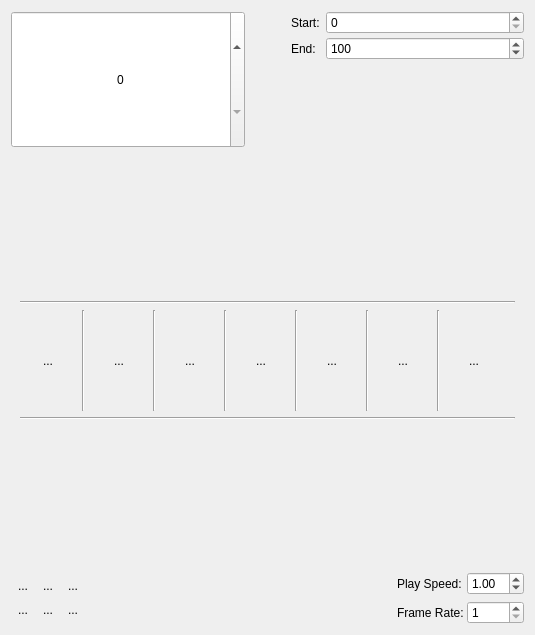
<?xml version="1.0" encoding="UTF-8"?>
<ui version="4.0">
 <class>WdgAnimation</class>
 <widget class="QWidget" name="WdgAnimation">
  <property name="geometry">
   <rect>
    <x>0</x>
    <y>0</y>
    <width>535</width>
    <height>635</height>
   </rect>
  </property>
  <layout class="QVBoxLayout" name="verticalLayout_3">
   <item>
    <layout class="QHBoxLayout" name="horizontalLayout_2">
     <item>
      <widget class="KisIntParseSpinBox" name="intCurrentTime">
       <property name="sizePolicy">
        <sizepolicy hsizetype="Expanding" vsizetype="Expanding">
         <horstretch>0</horstretch>
         <verstretch>0</verstretch>
        </sizepolicy>
       </property>
       <property name="alignment">
        <set>Qt::AlignCenter</set>
       </property>
       <property name="maximum">
        <number>10000</number>
       </property>
      </widget>
     </item>
     <item>
      <spacer name="horizontalSpacer_3">
       <property name="orientation">
        <enum>Qt::Horizontal</enum>
       </property>
       <property name="sizeType">
        <enum>QSizePolicy::Fixed</enum>
       </property>
       <property name="sizeHint" stdset="0">
        <size>
         <width>40</width>
         <height>20</height>
        </size>
       </property>
      </spacer>
     </item>
     <item>
      <layout class="QFormLayout" name="formLayout">
       <property name="horizontalSpacing">
        <number>6</number>
       </property>
       <property name="verticalSpacing">
        <number>3</number>
       </property>
       <item row="0" column="0">
        <widget class="QLabel" name="label">
         <property name="text">
          <string>Start:</string>
         </property>
        </widget>
       </item>
       <item row="0" column="1">
        <widget class="KisIntParseSpinBox" name="spinFromFrame">
         <property name="sizePolicy">
          <sizepolicy hsizetype="Expanding" vsizetype="Fixed">
           <horstretch>0</horstretch>
           <verstretch>0</verstretch>
          </sizepolicy>
         </property>
         <property name="maximum">
          <number>10000</number>
         </property>
        </widget>
       </item>
       <item row="1" column="0">
        <widget class="QLabel" name="label_2">
         <property name="text">
          <string>End:</string>
         </property>
        </widget>
       </item>
       <item row="1" column="1">
        <widget class="KisIntParseSpinBox" name="spinToFrame">
         <property name="sizePolicy">
          <sizepolicy hsizetype="Expanding" vsizetype="Fixed">
           <horstretch>0</horstretch>
           <verstretch>0</verstretch>
          </sizepolicy>
         </property>
         <property name="maximum">
          <number>10000</number>
         </property>
         <property name="value">
          <number>100</number>
         </property>
        </widget>
       </item>
      </layout>
     </item>
    </layout>
   </item>
   <item>
    <spacer name="verticalSpacer">
     <property name="orientation">
      <enum>Qt::Vertical</enum>
     </property>
     <property name="sizeHint" stdset="0">
      <size>
       <width>20</width>
       <height>40</height>
      </size>
     </property>
    </spacer>
   </item>
   <item>
    <widget class="QFrame" name="frame">
     <property name="sizePolicy">
      <sizepolicy hsizetype="Preferred" vsizetype="Minimum">
       <horstretch>0</horstretch>
       <verstretch>0</verstretch>
      </sizepolicy>
     </property>
     <property name="frameShape">
      <enum>QFrame::NoFrame</enum>
     </property>
     <property name="frameShadow">
      <enum>QFrame::Raised</enum>
     </property>
     <layout class="QVBoxLayout" name="verticalLayout_2">
      <item>
       <widget class="Line" name="line_7">
        <property name="orientation">
         <enum>Qt::Horizontal</enum>
        </property>
       </widget>
      </item>
      <item>
       <layout class="QHBoxLayout" name="horizontalLayout">
        <item>
         <widget class="QToolButton" name="btnFirstFrame">
          <property name="sizePolicy">
           <sizepolicy hsizetype="Maximum" vsizetype="Maximum">
            <horstretch>0</horstretch>
            <verstretch>0</verstretch>
           </sizepolicy>
          </property>
          <property name="text">
           <string>...</string>
          </property>
          <property name="autoRaise">
           <bool>true</bool>
          </property>
         </widget>
        </item>
        <item>
         <widget class="Line" name="line">
          <property name="sizePolicy">
           <sizepolicy hsizetype="Fixed" vsizetype="Expanding">
            <horstretch>0</horstretch>
            <verstretch>0</verstretch>
           </sizepolicy>
          </property>
          <property name="frameShadow">
           <enum>QFrame::Sunken</enum>
          </property>
          <property name="orientation">
           <enum>Qt::Vertical</enum>
          </property>
         </widget>
        </item>
        <item>
         <widget class="QToolButton" name="btnPreviousKeyFrame">
          <property name="sizePolicy">
           <sizepolicy hsizetype="Maximum" vsizetype="Maximum">
            <horstretch>0</horstretch>
            <verstretch>0</verstretch>
           </sizepolicy>
          </property>
          <property name="text">
           <string>...</string>
          </property>
          <property name="autoRaise">
           <bool>true</bool>
          </property>
         </widget>
        </item>
        <item>
         <widget class="Line" name="line_2">
          <property name="sizePolicy">
           <sizepolicy hsizetype="Fixed" vsizetype="Expanding">
            <horstretch>0</horstretch>
            <verstretch>0</verstretch>
           </sizepolicy>
          </property>
          <property name="frameShadow">
           <enum>QFrame::Sunken</enum>
          </property>
          <property name="orientation">
           <enum>Qt::Vertical</enum>
          </property>
         </widget>
        </item>
        <item>
         <widget class="QToolButton" name="btnPreviousFrame">
          <property name="sizePolicy">
           <sizepolicy hsizetype="Maximum" vsizetype="Maximum">
            <horstretch>0</horstretch>
            <verstretch>0</verstretch>
           </sizepolicy>
          </property>
          <property name="text">
           <string>...</string>
          </property>
          <property name="autoRaise">
           <bool>true</bool>
          </property>
         </widget>
        </item>
        <item>
         <widget class="Line" name="line_3">
          <property name="sizePolicy">
           <sizepolicy hsizetype="Fixed" vsizetype="Expanding">
            <horstretch>0</horstretch>
            <verstretch>0</verstretch>
           </sizepolicy>
          </property>
          <property name="frameShadow">
           <enum>QFrame::Sunken</enum>
          </property>
          <property name="orientation">
           <enum>Qt::Vertical</enum>
          </property>
         </widget>
        </item>
        <item>
         <widget class="QToolButton" name="btnPlay">
          <property name="sizePolicy">
           <sizepolicy hsizetype="Maximum" vsizetype="Maximum">
            <horstretch>0</horstretch>
            <verstretch>0</verstretch>
           </sizepolicy>
          </property>
          <property name="text">
           <string>...</string>
          </property>
          <property name="autoRaise">
           <bool>true</bool>
          </property>
         </widget>
        </item>
        <item>
         <widget class="Line" name="line_4">
          <property name="sizePolicy">
           <sizepolicy hsizetype="Fixed" vsizetype="Expanding">
            <horstretch>0</horstretch>
            <verstretch>0</verstretch>
           </sizepolicy>
          </property>
          <property name="frameShadow">
           <enum>QFrame::Sunken</enum>
          </property>
          <property name="orientation">
           <enum>Qt::Vertical</enum>
          </property>
         </widget>
        </item>
        <item>
         <widget class="QToolButton" name="btnNextFrame">
          <property name="sizePolicy">
           <sizepolicy hsizetype="Maximum" vsizetype="Maximum">
            <horstretch>0</horstretch>
            <verstretch>0</verstretch>
           </sizepolicy>
          </property>
          <property name="text">
           <string>...</string>
          </property>
          <property name="autoRaise">
           <bool>true</bool>
          </property>
         </widget>
        </item>
        <item>
         <widget class="Line" name="line_5">
          <property name="sizePolicy">
           <sizepolicy hsizetype="Fixed" vsizetype="Expanding">
            <horstretch>0</horstretch>
            <verstretch>0</verstretch>
           </sizepolicy>
          </property>
          <property name="frameShadow">
           <enum>QFrame::Sunken</enum>
          </property>
          <property name="orientation">
           <enum>Qt::Vertical</enum>
          </property>
         </widget>
        </item>
        <item>
         <widget class="QToolButton" name="btnNextKeyFrame">
          <property name="sizePolicy">
           <sizepolicy hsizetype="Maximum" vsizetype="Maximum">
            <horstretch>0</horstretch>
            <verstretch>0</verstretch>
           </sizepolicy>
          </property>
          <property name="text">
           <string>...</string>
          </property>
          <property name="autoRaise">
           <bool>true</bool>
          </property>
         </widget>
        </item>
        <item>
         <widget class="Line" name="line_6">
          <property name="sizePolicy">
           <sizepolicy hsizetype="Fixed" vsizetype="Expanding">
            <horstretch>0</horstretch>
            <verstretch>0</verstretch>
           </sizepolicy>
          </property>
          <property name="frameShadow">
           <enum>QFrame::Sunken</enum>
          </property>
          <property name="orientation">
           <enum>Qt::Vertical</enum>
          </property>
         </widget>
        </item>
        <item>
         <widget class="QToolButton" name="btnLastFrame">
          <property name="sizePolicy">
           <sizepolicy hsizetype="Maximum" vsizetype="Maximum">
            <horstretch>0</horstretch>
            <verstretch>0</verstretch>
           </sizepolicy>
          </property>
          <property name="text">
           <string>...</string>
          </property>
          <property name="autoRaise">
           <bool>true</bool>
          </property>
         </widget>
        </item>
       </layout>
      </item>
      <item>
       <widget class="Line" name="line_8">
        <property name="orientation">
         <enum>Qt::Horizontal</enum>
        </property>
       </widget>
      </item>
     </layout>
    </widget>
   </item>
   <item>
    <spacer name="verticalSpacer_2">
     <property name="orientation">
      <enum>Qt::Vertical</enum>
     </property>
     <property name="sizeHint" stdset="0">
      <size>
       <width>20</width>
       <height>40</height>
      </size>
     </property>
    </spacer>
   </item>
   <item>
    <layout class="QHBoxLayout" name="horizontalLayout_5">
     <item>
      <layout class="QVBoxLayout" name="verticalLayout">
       <property name="spacing">
        <number>0</number>
       </property>
       <item>
        <layout class="QHBoxLayout" name="horizontalLayout_4">
         <property name="spacing">
          <number>1</number>
         </property>
         <item>
          <widget class="QToolButton" name="btnAddKeyframe">
           <property name="text">
            <string>...</string>
           </property>
           <property name="autoRaise">
            <bool>true</bool>
           </property>
          </widget>
         </item>
         <item>
          <widget class="QToolButton" name="btnAddDuplicateFrame">
           <property name="text">
            <string>...</string>
           </property>
           <property name="autoRaise">
            <bool>true</bool>
           </property>
          </widget>
         </item>
         <item>
          <widget class="QToolButton" name="btnDeleteKeyframe">
           <property name="text">
            <string>...</string>
           </property>
           <property name="autoRaise">
            <bool>true</bool>
           </property>
          </widget>
         </item>
        </layout>
       </item>
       <item>
        <layout class="QHBoxLayout" name="horizontalLayout_3">
         <property name="spacing">
          <number>1</number>
         </property>
         <item>
          <widget class="QToolButton" name="btnOnionSkinOptions">
           <property name="text">
            <string>...</string>
           </property>
           <property name="autoRaise">
            <bool>true</bool>
           </property>
          </widget>
         </item>
         <item>
          <widget class="QToolButton" name="btnLazyFrame">
           <property name="text">
            <string>...</string>
           </property>
           <property name="autoRaise">
            <bool>true</bool>
           </property>
          </widget>
         </item>
         <item>
          <widget class="QToolButton" name="btnDropFrames">
           <property name="text">
            <string>...</string>
           </property>
           <property name="autoRaise">
            <bool>true</bool>
           </property>
          </widget>
         </item>
        </layout>
       </item>
      </layout>
     </item>
     <item>
      <spacer name="horizontalSpacer">
       <property name="orientation">
        <enum>Qt::Horizontal</enum>
       </property>
       <property name="sizeHint" stdset="0">
        <size>
         <width>10</width>
         <height>20</height>
        </size>
       </property>
      </spacer>
     </item>
     <item>
      <layout class="QFormLayout" name="formLayout_2">
       <property name="horizontalSpacing">
        <number>3</number>
       </property>
       <item row="0" column="0">
        <widget class="QLabel" name="lblPlaySpeed">
         <property name="text">
          <string>Play Speed:</string>
         </property>
        </widget>
       </item>
       <item row="0" column="1">
        <widget class="KisDoubleParseSpinBox" name="doublePlaySpeed">
         <property name="minimum">
          <double>0.100000000000000</double>
         </property>
         <property name="maximum">
          <double>10.000000000000000</double>
         </property>
         <property name="singleStep">
          <double>0.050000000000000</double>
         </property>
         <property name="value">
          <double>1.000000000000000</double>
         </property>
        </widget>
       </item>
       <item row="1" column="0">
        <widget class="QLabel" name="lblFramerate">
         <property name="text">
          <string>Frame Rate:</string>
         </property>
        </widget>
       </item>
       <item row="1" column="1">
        <widget class="KisIntParseSpinBox" name="intFramerate">
         <property name="minimum">
          <number>1</number>
         </property>
        </widget>
       </item>
      </layout>
     </item>
    </layout>
   </item>
  </layout>
 </widget>
 <customwidgets>
  <customwidget>
   <class>KisDoubleParseSpinBox</class>
   <extends>QDoubleSpinBox</extends>
   <header>kis_double_parse_spin_box.h</header>
  </customwidget>
  <customwidget>
   <class>KisIntParseSpinBox</class>
   <extends>QSpinBox</extends>
   <header>kis_int_parse_spin_box.h</header>
  </customwidget>
 </customwidgets>
 <resources/>
 <connections/>
</ui>
